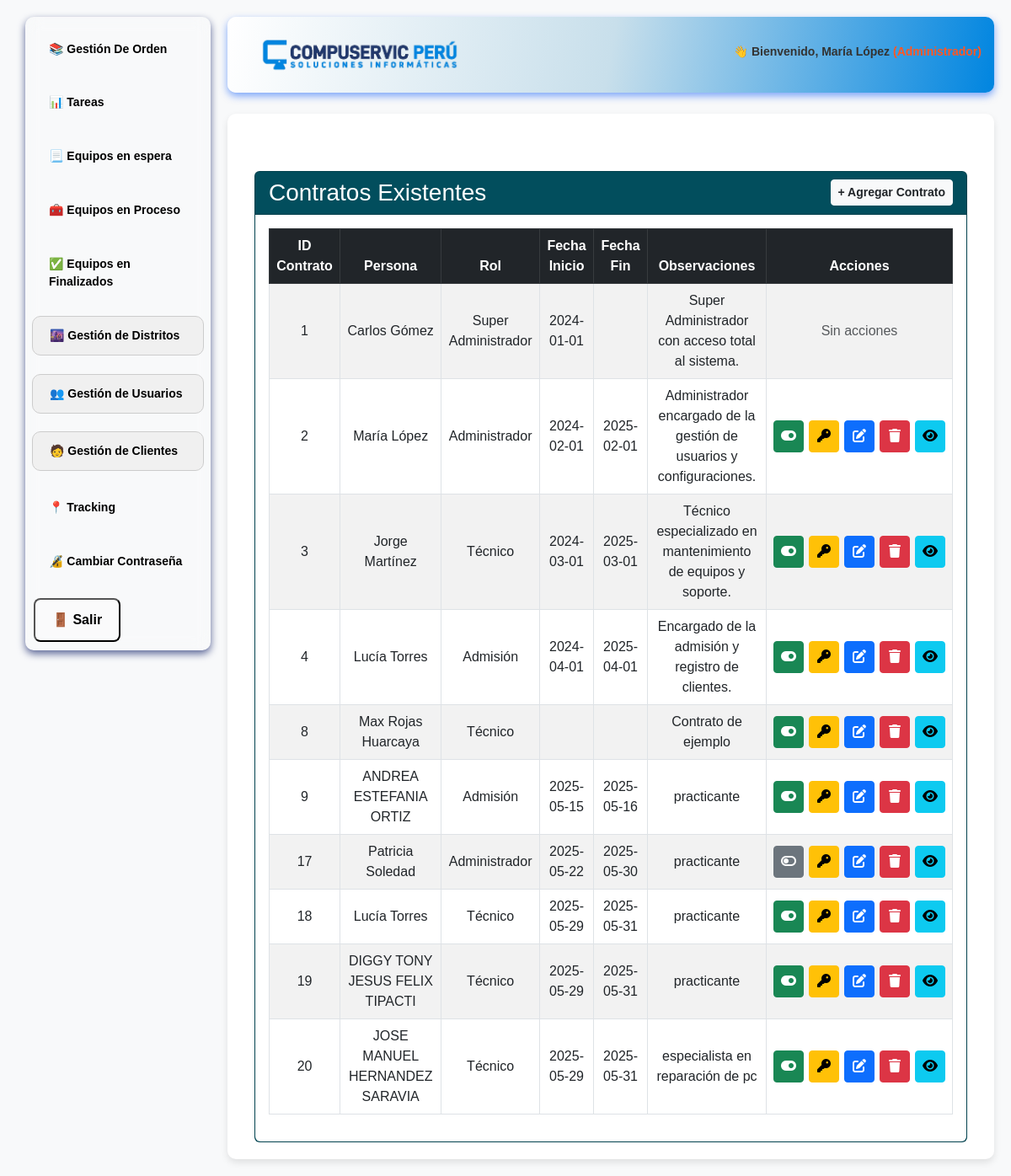
Page /app/views/dashboard/dashboard.php?view=mostrar_contratos (signed in) on the committed database.
### tables this page shows
CREATE TABLE `contratos` (
  `idcontrato` int(11) NOT NULL,
  `idpersona` int(11) DEFAULT NULL,
  `idrol` int(11) DEFAULT NULL,
  `fecha_inicio` date DEFAULT NULL,
  `fecha_fin` date DEFAULT NULL,
  `observaciones` text DEFAULT NULL,
  `fecha_creacion` datetime DEFAULT NULL
);

CREATE TABLE `personas` (
  `idpersona` int(11) NOT NULL,
  `nombres` varchar(255) DEFAULT NULL,
  `Primer_Apellido` varchar(255) DEFAULT NULL,
  `Segundo_Apellido` varchar(50) NOT NULL,
  `telefono` varchar(20) DEFAULT NULL,
  `tipodoc` enum('DNI','Pasaporte','Carnet de Extranjería') NOT NULL,
  `numerodoc` varchar(50) NOT NULL,
  `correo` varchar(100) DEFAULT NULL,
  `direccion` text DEFAULT NULL,
  `fecha_creacion` datetime DEFAULT current_timestamp(),
  `fecha_modificacion` datetime DEFAULT NULL ON UPDATE current_timestamp(),
  `creado_por` int(11) DEFAULT NULL,
  `modificado_por` int(11) DEFAULT NULL,
  `estado` tinyint(4) DEFAULT 1,
  `iddistrito` int(11) DEFAULT NULL
);

CREATE TABLE `roles` (
  `idrol` int(11) NOT NULL,
  `rol` varchar(100) DEFAULT NULL,
  `descripcion` text DEFAULT NULL
);

CREATE TABLE `usuarios` (
  `idusuario` int(11) NOT NULL,
  `idcontrato` int(11) DEFAULT NULL,
  `namuser` varchar(255) DEFAULT NULL,
  `passuser` varchar(255) DEFAULT NULL,
  `estado` tinyint(4) DEFAULT NULL,
  `fecha_creacion` datetime DEFAULT NULL,
  `creado_por` int(11) DEFAULT NULL
);

### app/config/conexion.php (called while the page is built, shortened)
<?php
class Conexion {
    private static $host = "localhost";
    private static $dbname = "compuservic";
    private static $username = "root";
    private static $password = "";
    private static $conn;
    public static function conectar() {
        try {
            $dsn = "mysql:host=" . self::$host . ";dbname=" . self::$dbname . ";charset=utf8";
            self::$conn = new PDO($dsn, self::$username, self::$password);
            self::$conn->setAttribute(PDO::ATTR_ERRMODE, PDO::ERRMODE_EXCEPTION);
            return self::$conn;
        } catch (PDOException $e) {
            error_log("Error de conexión: " . $e->getMessage(), 3, "errors.log");
            die("Error de conexión: " . $e->getMessage());
        }
    }
}
?>

### app/models/contratos/Contrato.php (called while the page is built, shortened)
<?php
require_once __DIR__ . '../../../config/conexion.php';
class Contrato {
    private $db;
    public function __construct() {
        $this->db = Conexion::conectar();
    }
    public function obtenerContratos() {
    try {
        $sql = "SELECT
                    c.idcontrato,
                    c.idpersona,
                    p.nombres,
                    p.Primer_Apellido,
                    p.Segundo_Apellido,
                    r.rol,
                    c.fecha_inicio,
                    c.fecha_fin,
                    c.observaciones,
                    c.fecha_creacion,
                    u.estado
                FROM contratos c
                LEFT JOIN personas p ON c.idpersona = p.idpersona
                LEFT JOIN roles r ON c.idrol = r.idrol
                LEFT JOIN usuarios u ON u.idcontrato = c.idcontrato";
        $stmt = $this->db->query($sql);
        return $stmt->fetchAll(PDO::FETCH_ASSOC);
    } catch (PDOException $e) {
        error_log("Error al obtener contratos: " . $e->getMessage(), 3, "errors.log");
        return [];
    }
}
}
?>

### app/views/contratos/index.php (shortened to what this page needs)
<?php
require_once __DIR__ . '/../../models/contratos/Contrato.php';
$contratoModel = new Contrato();
$contratos = $contratoModel->obtenerContratos();
?>
<!DOCTYPE html>
<html lang="es">
<head>
    <link href="https://cdn.jsdelivr.net/npm/bootstrap@5.3.0/dist/css/bootstrap.min.css" rel="stylesheet">
    <link rel="stylesheet" href="https://cdnjs.cloudflare.com/ajax/libs/font-awesome/6.5.0/css/all.min.css" />
</head>
<body style="background-color: #f8f9fa;">
<div class="container mt-5">
    <div class="card" style="background-color: #02505F; color: white;">
        <div class="card-header d-flex justify-content-between align-items-center">
            <h3 class="mb-0">Contratos Existentes</h3>
            <button class="btn btn-light text-dark btn-sm" data-bs-toggle="modal" data-bs-target="#modalRegistrar">
                <strong>+ Agregar Contrato</strong>
            </button>
        </div>
        <div class="card-body bg-white text-dark rounded-bottom">
            <table class="table table-bordered table-striped table-hover align-middle text-center">
                <thead class="table-dark">
                    <tr>
                        <th>ID Contrato</th>
                        <th>Persona</th>
                        <th>Rol</th>
                        <th>Fecha Inicio</th>
                        <th>Fecha Fin</th>
                        <th>Observaciones</th>
                        <th>Acciones</th>
                    </tr>
                </thead>
                <tbody>
                    <?php if (!empty($contratos)): ?>
                        <?php foreach ($contratos as $contrato): ?>
                            <tr>
                                <td><?= htmlspecialchars($contrato['idcontrato']) ?></td>
                                <td><?= htmlspecialchars(trim($contrato['nombres'] . ' ' . $contrato['Primer_Apellido'] . ' ' . $contrato['Segundo_Apellido'])) ?></td>
                                <td><?= htmlspecialchars($contrato['rol']) ?></td>
                                <td><?= htmlspecialchars($contrato['fecha_inicio']) ?></td>
                                <td><?= htmlspecialchars($contrato['fecha_fin']) ?></td>
                                <td><?= htmlspecialchars($contrato['observaciones']) ?></td>
                                <td>
                                    <?php if ($contrato['idpersona'] != 1): ?>
                                        <?php
                                            $estado = isset($contrato['estado']) ? intval($contrato['estado']) : 0;
                                            $btnClass = $estado === 1 ? 'btn-success' : 'btn-secondary';
                                            $iconClass = $estado === 1 ? 'fa-toggle-on' : 'fa-toggle-off';
                                        ?>
                                        <div class="acciones-btn-group">
                                            <button type="button"
                                                class="btn btn-sm <?= $btnClass ?>"
                                                data-idcontrato="<?= $contrato['idcontrato'] ?>"
                                                onclick="toggleButton(this)"
                                                title="Estado">
                                                <i class="fa-solid <?= $iconClass ?>"></i>
                                            </button>
                                            <button class="btn btn-sm btn-warning"
                                                    data-bs-toggle="modal"
                                                    data-bs-target="#modalRegistrarUsuario"
                                                    data-id="<?= $contrato['idcontrato'] ?>"
                                                    data-persona='<?= htmlspecialchars($contrato['nombres'] . ' ' . $contrato['Primer_Apellido'] . ' ' . $contrato['Segundo_Apellido'], ENT_QUOTES) ?>'
                                                    title="Registrar Usuario">
                                                <i class="fa-solid fa-key"></i>
                                            </button>
                                            <button class="btn btn-sm btn-primary" title="Editar">
                                                <i class="fa-solid fa-pen-to-square"></i>
                                            </button>
                                            <button class="btn btn-sm btn-danger" title="Eliminar" data-idcontrato="<?= $contrato['idcontrato'] ?>" onclick="eliminarContrato(this)">
                                                <i class="fa-solid fa-trash"></i>
                                            </button>
                                            <button class="btn btn-sm btn-info"
                                                    title="Ver Credencial"
                                                    data-idcontrato="<?= $contrato['idcontrato'] ?>"
                                                    onclick="verCredencial(this)">
                                                <i class="fa-solid fa-eye"></i>
                                            </button>
                                        </div>
                                    <?php else: ?>
                                        <span class="text-muted">Sin acciones</span>
                                    <?php endif; ?>
                                </td>
                            </tr>
                        <?php endforeach; ?>
                    <?php else: ?>
                        <tr>
                            <td colspan="7" class="text-center">No hay contratos disponibles.</td>
                        </tr>
                    <?php endif; ?>
                </tbody>
            </table>
        </div>
    </div>
</div>
</body>
</html>

### public/css/styles.css (style rules this page uses)
* { margin: 0; padding: 0; box-sizing: border-box; font-family: 'Arial', sans-serif; }
body { background: #f4f6f9; }

### app/views/contratos/index.php (style rules this page uses)
.acciones-btn-group { display: flex; gap: 6px; align-items: center; }
.acciones-btn-group button { min-width: 36px; padding: 6px 8px; font-size: 1rem; }
table.table tbody tr td { vertical-align: middle; }

### rows in the picture
contratos: idcontrato "1", idpersona.Segundo_Apellido "Carlos Gómez", idrol.rol "Super Administrador", fecha_inicio "2024-01-01", observaciones "Super Administrador con acceso total al sistema.", shows "Sin acciones"
contratos: idcontrato "2", idpersona.Segundo_Apellido "María López", idrol.rol "Administrador", fecha_inicio "2024-02-01", fecha_fin "2025-02-01", observaciones "Administrador encargado de la gestión de usuarios y configuraciones."
contratos: idcontrato "3", idpersona.Segundo_Apellido "Jorge Martínez", idrol.rol "Técnico", fecha_inicio "2024-03-01", fecha_fin "2025-03-01", observaciones "Técnico especializado en mantenimiento de equipos y soporte."
contratos: idcontrato "4", idpersona.Segundo_Apellido "Lucía Torres", idrol.rol "Admisión", fecha_inicio "2024-04-01", fecha_fin "2025-04-01", observaciones "Encargado de la admisión y registro de clientes."
contratos: idcontrato "8", idpersona.Segundo_Apellido "Max Rojas Huarcaya", idrol.rol "Técnico", observaciones "Contrato de ejemplo"
contratos: idcontrato "9", idpersona.Segundo_Apellido "ANDREA ESTEFANIA ORTIZ", idrol.rol "Admisión", fecha_inicio "2025-05-15", fecha_fin "2025-05-16", observaciones "practicante"
contratos: idcontrato "17", idpersona.nombres "Patricia Soledad", idrol.rol "Administrador", fecha_inicio "2025-05-22", fecha_fin "2025-05-30", observaciones "practicante"
contratos: idcontrato "18", idpersona.Segundo_Apellido "Lucía Torres", idrol.rol "Técnico", fecha_inicio "2025-05-29", fecha_fin "2025-05-31", observaciones "practicante"
contratos: idcontrato "19", idpersona.Segundo_Apellido "DIGGY TONY JESUS FELIX TIPACTI", idrol.rol "Técnico", fecha_inicio "2025-05-29", fecha_fin "2025-05-31", observaciones "practicante"
contratos: idcontrato "20", idpersona.Segundo_Apellido "JOSE MANUEL HERNANDEZ SARAVIA", idrol.rol "Técnico", fecha_inicio "2025-05-29", fecha_fin "2025-05-31", observaciones "especialista en reparación de pc"

### other values in the picture
$usuario "María López"
$rol "Administrador"
